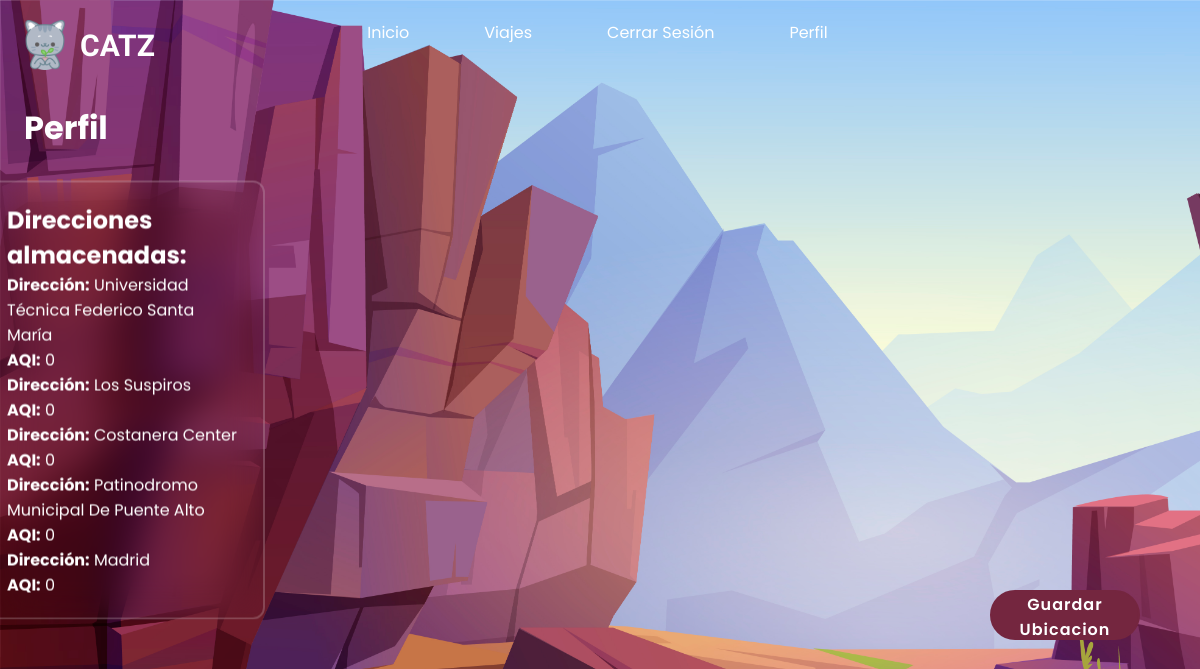
/profile/ (signed in), run on the app's committed database.
### Apps/Aplicacion1/models.py (models this page shows, shortened)
class ubicaciones(models.Model):
    Direccion = models.TextField()
    Lat = models.FloatField()
    Long = models.FloatField()
    user= models.ForeignKey(User, on_delete=models.CASCADE, null=True, blank=True)
    calidad_aire = models.IntegerField(default=0)

### Apps/Aplicacion1/views.py (the view, shortened to what this page needs)
# urls.py: path('profile/', views.profile, name='profile'),
@csrf_exempt
@login_required
def profile(request):
    user = request.user
    token_aqi = "a9fa736d75e0f33dc4a9ba18292eab99fa46eb4d"
    actualizar_calidad_aire_perfil(request)
    try:
        direcciones = ubicaciones.objects.filter(user=user)
        atributos_direcciones = []
        for sitio in direcciones:
            atributos_direccion = {
                'direccion': sitio.Direccion,
                'aqi':sitio.calidad_aire,
            }
            atributos_direcciones.append(atributos_direccion)
        print(atributos_direcciones)
    except:
        atributos_direcciones = None
    return render(request, 'profile.html', {
        'direcciones': atributos_direcciones,
    })

### Apps/Aplicacion1/views.py (called while the page is built)
def actualizar_calidad_aire_perfil(request):
    user = request.user
    ubicaciones_usuario = ubicaciones.objects.filter(user=user)
    for ubicacion in ubicaciones_usuario:
        calidad_aire_actualizada = obtener_calidad_aire(ubicacion.Direccion, token_aqi)
        ubicacion.calidad_aire = calidad_aire_actualizada.get('aqi', 0)
        ubicacion.save()
    ubicaciones_actualizadas = ubicaciones.objects.filter(user=user)
    detalles_ubicaciones = []
    for sitio in ubicaciones_actualizadas:
        detalle_ubicacion = {
            'direccion': sitio.Direccion,
            'aqi': sitio.calidad_aire,
        }
        detalles_ubicaciones.append(detalle_ubicacion)
    return detalles_ubicaciones

### Apps/Aplicacion1/templates/profile.html (shortened to what this page needs)
{% extends 'base.html' %}
{% load static %}
{% block content %}
<!DOCTYPE html>
<html>
<head>
<h1 class="titulo">Perfil</h1>
<link href="https://api.mapbox.com/mapbox-gl-js/v2.14.1/mapbox-gl.css" rel="stylesheet">
<link rel="stylesheet" href="https://api.mapbox.com/mapbox-gl-js/plugins/mapbox-gl-geocoder/v5.0.0/mapbox-gl-geocoder.css"
    type="text/css">
</head>
<body>
    <link rel="stylesheet" href="https://api.mapbox.com/mapbox-gl-js/plugins/mapbox-gl-geocoder/v5.0.0/mapbox-gl-geocoder.css" type="text/css">
    <link rel="stylesheet" href="{% static '/widget_perfil.css' %}">
    <link rel="stylesheet" href="{% static '/estilos.css' %}">
    <div id="map" class="map"></div>
    <div class="bloque">
        {% if direcciones %}
            <h2>Direcciones almacenadas:</h2>
            <ul>
                {% for direccion in direcciones %}
                    <li>
                        <strong>Dirección:</strong> {{ direccion.direccion }}<br>
                        <strong>AQI:</strong> {{ direccion.aqi }}
                    </li>
                {% endfor %}
            </ul>
        {% else %}
            <p>No se encontraron direcciones almacenadas.</p>
        {% endif %}
    </div>
    <button class="boton" onclick="guardarYRecargar()">
        Guardar Ubicacion
    </button>
</body>
</html>
{% endblock %}

### Apps/Aplicacion1/static/widget_perfil.css (style rules this page uses)
* { margin: 0; padding: 0; box-sizing: border-box; font-family: "Poppins",sans-serif; }
.bloque { background-color: transparent; backdrop-filter: blur(18px); border: 2px solid rgba(255, 255, 255, .2); border-radius: 12px; color: #fff; padding: 20px; text-align: left; max-width: 280px; width: 100%; margin-left: 5px; display: flex; flex-direction: column; align-items: flex-start; justify-content: center; position: absolute; left: 10%; top: 50%; transform: translate(-50%, -50%); }
.map { position: absolute; top: 45%; left: 72%; transform: translate(-50%, -50%); width: 50%; height: 50%; border-radius: 10px; }
.boton { height: 50px; width: 150px; border-radius:8pc; background: #74263f; border: 2px solid #74263f; outline: none; margin-top: 15px; color:#ffff; font-size: 16px; cursor: pointer; letter-spacing: 1px; font-weight: 600; position: absolute; bottom: 20%; right: 5%; overflow: hidden; z-index: 1; }
.boton::before { content:""; position: absolute; background:#ffff; height: 100%; width: 0%; top:0; left:0; transition: .3s; z-index: -1; }
.titulo { position: absolute; top: 13%; left: 2%; color: #ffff; }

### data on the page
ubicaciones: direccion "Universidad Técnica Federico Santa María"
ubicaciones: direccion "Los Suspiros"
ubicaciones: direccion "Costanera Center"
ubicaciones: direccion "Patinodromo Municipal De Puente Alto"
ubicaciones: direccion "Madrid"

### other printed values
{{ direccion.aqi }} "0" "0" "0" "0" "0"
